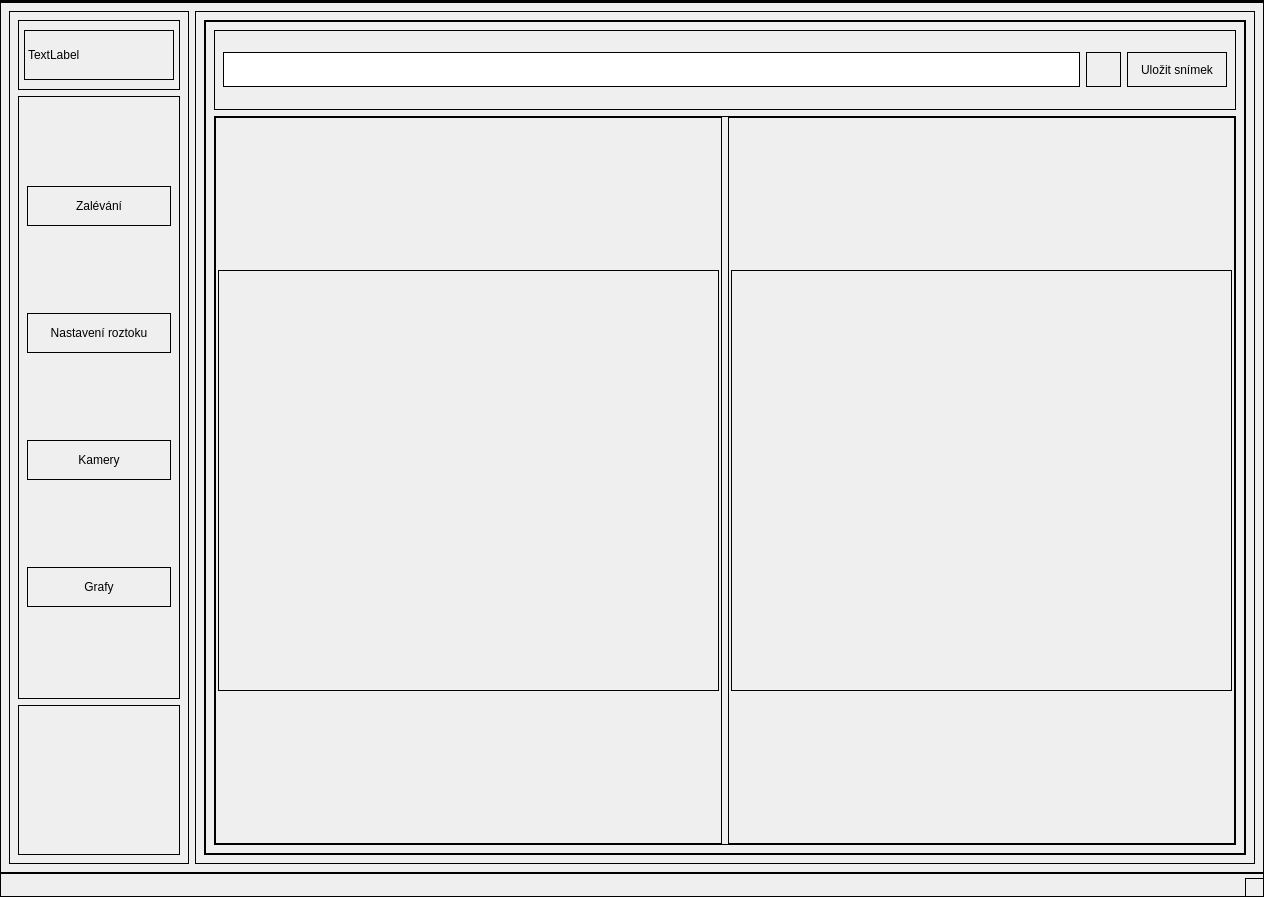
<?xml version="1.0" encoding="UTF-8"?>
<ui version="4.0">
 <class>MainWindow</class>
 <widget class="QMainWindow" name="MainWindow">
  <property name="geometry">
   <rect>
    <x>0</x>
    <y>0</y>
    <width>1264</width>
    <height>897</height>
   </rect>
  </property>
  <property name="windowTitle">
   <string>MainWindow</string>
  </property>
  <property name="styleSheet">
   <string notr="true">border: 1px solid;</string>
  </property>
  <widget class="QWidget" name="centralwidget">
   <layout class="QHBoxLayout" name="horizontalLayout">
    <item>
     <widget class="QWidget" name="widget" native="true">
      <property name="minimumSize">
       <size>
        <width>180</width>
        <height>0</height>
       </size>
      </property>
      <property name="maximumSize">
       <size>
        <width>180</width>
        <height>16777215</height>
       </size>
      </property>
      <layout class="QVBoxLayout" name="verticalLayout">
       <item>
        <widget class="QWidget" name="widget_3" native="true">
         <property name="maximumSize">
          <size>
           <width>16777215</width>
           <height>70</height>
          </size>
         </property>
         <layout class="QVBoxLayout" name="verticalLayout_2">
          <property name="leftMargin">
           <number>6</number>
          </property>
          <property name="topMargin">
           <number>6</number>
          </property>
          <property name="rightMargin">
           <number>6</number>
          </property>
          <property name="bottomMargin">
           <number>6</number>
          </property>
          <item>
           <widget class="QLabel" name="logo_4j_lbl">
            <property name="maximumSize">
             <size>
              <width>150</width>
              <height>50</height>
             </size>
            </property>
            <property name="text">
             <string>TextLabel</string>
            </property>
           </widget>
          </item>
         </layout>
        </widget>
       </item>
       <item>
        <widget class="QWidget" name="widget_4" native="true">
         <layout class="QVBoxLayout" name="verticalLayout_3">
          <item>
           <widget class="QPushButton" name="watering_page_btn">
            <property name="maximumSize">
             <size>
              <width>16777215</width>
              <height>40</height>
             </size>
            </property>
            <property name="text">
             <string>Zalévání</string>
            </property>
           </widget>
          </item>
          <item>
           <widget class="QPushButton" name="solutio_page_btn">
            <property name="maximumSize">
             <size>
              <width>16777215</width>
              <height>40</height>
             </size>
            </property>
            <property name="text">
             <string>Nastavení roztoku</string>
            </property>
           </widget>
          </item>
          <item>
           <widget class="QPushButton" name="cams_page_btn">
            <property name="maximumSize">
             <size>
              <width>16777215</width>
              <height>40</height>
             </size>
            </property>
            <property name="text">
             <string>Kamery</string>
            </property>
           </widget>
          </item>
          <item>
           <widget class="QPushButton" name="chart_page_btn">
            <property name="maximumSize">
             <size>
              <width>16777215</width>
              <height>40</height>
             </size>
            </property>
            <property name="text">
             <string>Grafy</string>
            </property>
           </widget>
          </item>
         </layout>
        </widget>
       </item>
       <item>
        <widget class="QWidget" name="widget_5" native="true">
         <property name="maximumSize">
          <size>
           <width>16777215</width>
           <height>150</height>
          </size>
         </property>
        </widget>
       </item>
      </layout>
     </widget>
    </item>
    <item>
     <widget class="QWidget" name="widget_2" native="true">
      <layout class="QVBoxLayout" name="verticalLayout_4">
       <item>
        <widget class="QStackedWidget" name="stackedWidget">
         <property name="currentIndex">
          <number>3</number>
         </property>
         <widget class="QWidget" name="watering_pg">
          <layout class="QGridLayout" name="gridLayout">
           <item row="4" column="1">
            <widget class="QWidget" name="widget_26" native="true"/>
           </item>
           <item row="6" column="1">
            <widget class="QWidget" name="widget_28" native="true"/>
           </item>
           <item row="5" column="0">
            <widget class="QWidget" name="widget_21" native="true"/>
           </item>
           <item row="2" column="1">
            <widget class="QWidget" name="widget_17" native="true"/>
           </item>
           <item row="4" column="2">
            <widget class="QWidget" name="widget_31" native="true"/>
           </item>
           <item row="6" column="2">
            <widget class="QWidget" name="widget_33" native="true"/>
           </item>
           <item row="1" column="2">
            <widget class="QWidget" name="widget_24" native="true"/>
           </item>
           <item row="2" column="0">
            <widget class="QWidget" name="widget_15" native="true"/>
           </item>
           <item row="6" column="0">
            <widget class="QWidget" name="widget_22" native="true"/>
           </item>
           <item row="7" column="1">
            <widget class="QWidget" name="widget_29" native="true"/>
           </item>
           <item row="3" column="1">
            <widget class="QWidget" name="widget_18" native="true"/>
           </item>
           <item row="3" column="0">
            <widget class="QWidget" name="widget_19" native="true"/>
           </item>
           <item row="5" column="1">
            <widget class="QWidget" name="widget_27" native="true"/>
           </item>
           <item row="1" column="0">
            <widget class="QWidget" name="widget_14" native="true"/>
           </item>
           <item row="3" column="2">
            <widget class="QWidget" name="widget_30" native="true"/>
           </item>
           <item row="5" column="2">
            <widget class="QWidget" name="widget_32" native="true"/>
           </item>
           <item row="7" column="0">
            <widget class="QWidget" name="widget_23" native="true"/>
           </item>
           <item row="7" column="2">
            <widget class="QWidget" name="widget_34" native="true"/>
           </item>
           <item row="2" column="2">
            <widget class="QWidget" name="widget_25" native="true"/>
           </item>
           <item row="4" column="0">
            <widget class="QWidget" name="widget_20" native="true"/>
           </item>
           <item row="1" column="1">
            <widget class="QWidget" name="widget_16" native="true"/>
           </item>
           <item row="0" column="0" colspan="3">
            <widget class="QWidget" name="widget_48" native="true">
             <property name="minimumSize">
              <size>
               <width>0</width>
               <height>35</height>
              </size>
             </property>
             <property name="maximumSize">
              <size>
               <width>16777215</width>
               <height>35</height>
              </size>
             </property>
             <layout class="QHBoxLayout" name="horizontalLayout_7">
              <property name="leftMargin">
               <number>0</number>
              </property>
              <property name="topMargin">
               <number>0</number>
              </property>
              <property name="rightMargin">
               <number>0</number>
              </property>
              <property name="bottomMargin">
               <number>0</number>
              </property>
              <item>
               <widget class="QPushButton" name="pushButton_9">
                <property name="maximumSize">
                 <size>
                  <width>200</width>
                  <height>35</height>
                 </size>
                </property>
                <property name="text">
                 <string>PushButton</string>
                </property>
               </widget>
              </item>
              <item>
               <widget class="QPushButton" name="pushButton_10">
                <property name="maximumSize">
                 <size>
                  <width>200</width>
                  <height>35</height>
                 </size>
                </property>
                <property name="text">
                 <string>PushButton</string>
                </property>
               </widget>
              </item>
             </layout>
            </widget>
           </item>
          </layout>
         </widget>
         <widget class="QWidget" name="solution_pg">
          <layout class="QVBoxLayout" name="verticalLayout_8">
           <item>
            <widget class="QWidget" name="widget_10" native="true">
             <property name="maximumSize">
              <size>
               <width>16777215</width>
               <height>80</height>
              </size>
             </property>
             <layout class="QHBoxLayout" name="horizontalLayout_4">
              <item>
               <widget class="QLabel" name="label">
                <property name="text">
                 <string>TextLabel</string>
                </property>
               </widget>
              </item>
              <item>
               <widget class="QLineEdit" name="lineEdit_2">
                <property name="minimumSize">
                 <size>
                  <width>0</width>
                  <height>35</height>
                 </size>
                </property>
               </widget>
              </item>
              <item>
               <widget class="QPushButton" name="solution_dir_btn">
                <property name="minimumSize">
                 <size>
                  <width>35</width>
                  <height>35</height>
                 </size>
                </property>
                <property name="text">
                 <string/>
                </property>
               </widget>
              </item>
              <item>
               <widget class="QPushButton" name="pushButton_6">
                <property name="minimumSize">
                 <size>
                  <width>100</width>
                  <height>35</height>
                 </size>
                </property>
                <property name="text">
                 <string>Uložit do csv</string>
                </property>
               </widget>
              </item>
             </layout>
            </widget>
           </item>
           <item>
            <widget class="QWidget" name="widget_35" native="true">
             <property name="minimumSize">
              <size>
               <width>0</width>
               <height>200</height>
              </size>
             </property>
             <layout class="QHBoxLayout" name="horizontalLayout_5">
              <item>
               <widget class="QWidget" name="widget_38" native="true"/>
              </item>
              <item>
               <widget class="QWidget" name="widget_39" native="true"/>
              </item>
              <item>
               <widget class="QWidget" name="widget_40" native="true"/>
              </item>
             </layout>
            </widget>
           </item>
           <item>
            <widget class="QWidget" name="widget_12" native="true"/>
           </item>
           <item>
            <widget class="QWidget" name="widget_36" native="true"/>
           </item>
           <item>
            <widget class="QWidget" name="widget_37" native="true"/>
           </item>
          </layout>
         </widget>
         <widget class="QWidget" name="chart_pg">
          <layout class="QHBoxLayout" name="horizontalLayout_6">
           <item>
            <widget class="QWidget" name="widget_41" native="true">
             <layout class="QVBoxLayout" name="verticalLayout_9">
              <property name="leftMargin">
               <number>1</number>
              </property>
              <property name="topMargin">
               <number>1</number>
              </property>
              <property name="rightMargin">
               <number>1</number>
              </property>
              <property name="bottomMargin">
               <number>1</number>
              </property>
              <item>
               <widget class="QWidget" name="widget_43" native="true"/>
              </item>
              <item>
               <widget class="QWidget" name="widget_44" native="true"/>
              </item>
             </layout>
            </widget>
           </item>
           <item>
            <widget class="QWidget" name="widget_42" native="true">
             <layout class="QVBoxLayout" name="verticalLayout_10">
              <property name="leftMargin">
               <number>1</number>
              </property>
              <property name="topMargin">
               <number>1</number>
              </property>
              <property name="rightMargin">
               <number>1</number>
              </property>
              <property name="bottomMargin">
               <number>1</number>
              </property>
              <item>
               <widget class="QWidget" name="widget_45" native="true"/>
              </item>
              <item>
               <widget class="QWidget" name="widget_46" native="true"/>
              </item>
              <item>
               <widget class="QWidget" name="widget_47" native="true"/>
              </item>
             </layout>
            </widget>
           </item>
          </layout>
         </widget>
         <widget class="QWidget" name="camera_pg">
          <layout class="QVBoxLayout" name="verticalLayout_5">
           <item>
            <widget class="QWidget" name="widget_6" native="true">
             <property name="maximumSize">
              <size>
               <width>16777215</width>
               <height>80</height>
              </size>
             </property>
             <layout class="QHBoxLayout" name="horizontalLayout_3">
              <item>
               <widget class="QLineEdit" name="lineEdit">
                <property name="minimumSize">
                 <size>
                  <width>0</width>
                  <height>35</height>
                 </size>
                </property>
               </widget>
              </item>
              <item>
               <widget class="QPushButton" name="cam_dir_btn">
                <property name="minimumSize">
                 <size>
                  <width>35</width>
                  <height>35</height>
                 </size>
                </property>
                <property name="text">
                 <string/>
                </property>
               </widget>
              </item>
              <item>
               <widget class="QPushButton" name="pushButton_5">
                <property name="minimumSize">
                 <size>
                  <width>100</width>
                  <height>0</height>
                 </size>
                </property>
                <property name="maximumSize">
                 <size>
                  <width>150</width>
                  <height>35</height>
                 </size>
                </property>
                <property name="text">
                 <string>Uložit snímek</string>
                </property>
               </widget>
              </item>
             </layout>
            </widget>
           </item>
           <item>
            <widget class="QWidget" name="widget_7" native="true">
             <layout class="QHBoxLayout" name="horizontalLayout_2">
              <property name="leftMargin">
               <number>1</number>
              </property>
              <property name="topMargin">
               <number>1</number>
              </property>
              <property name="rightMargin">
               <number>1</number>
              </property>
              <property name="bottomMargin">
               <number>1</number>
              </property>
              <item>
               <widget class="QWidget" name="widget_8" native="true">
                <layout class="QVBoxLayout" name="verticalLayout_6">
                 <property name="leftMargin">
                  <number>3</number>
                 </property>
                 <property name="topMargin">
                  <number>3</number>
                 </property>
                 <property name="rightMargin">
                  <number>3</number>
                 </property>
                 <property name="bottomMargin">
                  <number>3</number>
                 </property>
                 <item>
                  <spacer name="verticalSpacer">
                   <property name="orientation">
                    <enum>Qt::Orientation::Vertical</enum>
                   </property>
                   <property name="sizeType">
                    <enum>QSizePolicy::Policy::Maximum</enum>
                   </property>
                   <property name="sizeHint" stdset="0">
                    <size>
                     <width>20</width>
                     <height>150</height>
                    </size>
                   </property>
                  </spacer>
                 </item>
                 <item>
                  <widget class="QWidget" name="widget_11" native="true"/>
                 </item>
                 <item>
                  <spacer name="verticalSpacer_2">
                   <property name="orientation">
                    <enum>Qt::Orientation::Vertical</enum>
                   </property>
                   <property name="sizeType">
                    <enum>QSizePolicy::Policy::Maximum</enum>
                   </property>
                   <property name="sizeHint" stdset="0">
                    <size>
                     <width>20</width>
                     <height>150</height>
                    </size>
                   </property>
                  </spacer>
                 </item>
                </layout>
               </widget>
              </item>
              <item>
               <widget class="QWidget" name="widget_9" native="true">
                <layout class="QVBoxLayout" name="verticalLayout_7">
                 <property name="leftMargin">
                  <number>3</number>
                 </property>
                 <property name="topMargin">
                  <number>3</number>
                 </property>
                 <property name="rightMargin">
                  <number>3</number>
                 </property>
                 <property name="bottomMargin">
                  <number>3</number>
                 </property>
                 <item>
                  <spacer name="verticalSpacer_3">
                   <property name="orientation">
                    <enum>Qt::Orientation::Vertical</enum>
                   </property>
                   <property name="sizeType">
                    <enum>QSizePolicy::Policy::Maximum</enum>
                   </property>
                   <property name="sizeHint" stdset="0">
                    <size>
                     <width>20</width>
                     <height>150</height>
                    </size>
                   </property>
                  </spacer>
                 </item>
                 <item>
                  <widget class="QWidget" name="widget_13" native="true"/>
                 </item>
                 <item>
                  <spacer name="verticalSpacer_4">
                   <property name="orientation">
                    <enum>Qt::Orientation::Vertical</enum>
                   </property>
                   <property name="sizeType">
                    <enum>QSizePolicy::Policy::Maximum</enum>
                   </property>
                   <property name="sizeHint" stdset="0">
                    <size>
                     <width>20</width>
                     <height>150</height>
                    </size>
                   </property>
                  </spacer>
                 </item>
                </layout>
               </widget>
              </item>
             </layout>
            </widget>
           </item>
          </layout>
         </widget>
        </widget>
       </item>
      </layout>
     </widget>
    </item>
   </layout>
  </widget>
  <widget class="QMenuBar" name="menubar">
   <property name="geometry">
    <rect>
     <x>0</x>
     <y>0</y>
     <width>1264</width>
     <height>24</height>
    </rect>
   </property>
  </widget>
  <widget class="QStatusBar" name="statusbar"/>
 </widget>
 <resources/>
 <connections/>
</ui>
